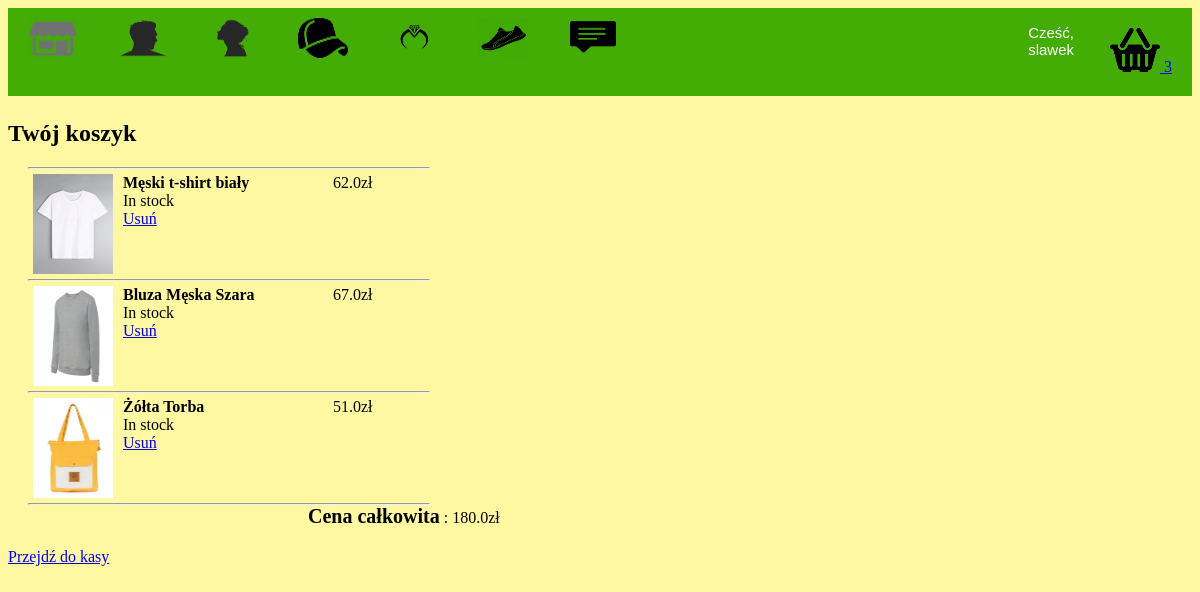
The app's page /koszyk (signed in) with its own data.
### tables this page shows
CREATE TABLE users 
		(userId INTEGER PRIMARY KEY, 
		password TEXT,
		email TEXT,
		firstName TEXT,
		lastName TEXT,
		address1 TEXT,
		address2 TEXT,
		zipcode TEXT,
		city TEXT,
		state TEXT,
		country TEXT, 
		phone TEXT
		);

CREATE TABLE products
		(productId INTEGER PRIMARY KEY,
		name TEXT,
		price REAL,
		description TEXT,
		image TEXT,
		stock INTEGER,
		categoryId INTEGER,
		FOREIGN KEY(categoryId) REFERENCES categories(categoryId)
		);

### app.py (the view)
@app.route("/koszyk")
def koszyk():
    if 'email' not in session:
        return redirect(url_for('loginForm'))
    loggedIn, firstName, noOfItems = getLoginDetails()
    email = session['email']
    with sqlite3.connect('database.db') as conn:
        cur = conn.cursor()
        cur.execute("SELECT userId FROM users WHERE email = ?", (email, ))
        userId = cur.fetchone()[0]
        cur.execute("SELECT products.productId, products.name, products.price, products.image FROM products, kart WHERE products.productId = kart.productId AND kart.userId = ?", (userId, ))
        products = cur.fetchall()
    totalPrice = 0
    for row in products:
        totalPrice += row[2]
    return render_template("koszyk.html", products = products, totalPrice=totalPrice, loggedIn=loggedIn, firstName=firstName, noOfItems=noOfItems)

### app.py (called while the page is built)
def getLoginDetails():
    with sqlite3.connect('database.db') as conn:
        cur = conn.cursor()
        if 'email' not in session:
            loggedIn = False
            firstName = ''
            noOfItems = 0
        else:
            loggedIn = True
            cur.execute("SELECT userId, firstName FROM users WHERE email = ?", (session['email'], ))
            userId, firstName = cur.fetchone()
            cur.execute("SELECT count(productId) FROM kart WHERE userId = ?", (userId, ))
            noOfItems = cur.fetchone()[0]
    conn.close()
    return (loggedIn, firstName, noOfItems)

### templates/koszyk.html (shortened to what this page needs)
<!DOCTYPE HTML>
<html>
<head>
<link rel="stylesheet" href={{url_for('static', filename='css/koszyk.css')}} />
<link rel="stylesheet" href={{url_for('static', filename='css/topStyle.css') }} />
</head>
<body>
<div id="title">
	<a href="/">
	<img id="logo" src= {{ url_for('static', filename='images/logo.png') }} />
	</a>
	<a href="/displayCategory?categoryId=1">
		<img id="mężczyzna" src= {{ url_for('static', filename='images/mężczyzna.png') }} />
	</a>
	<a href="/displayCategory?categoryId=2">
		<img id="kobieta" src= {{ url_for('static', filename='images/kobieta.png') }} />
	</a>
	<a href="/displayCategory?categoryId=3">
		<img id="akcesoria" src= {{ url_for('static', filename='images/akcesoria.png') }} />
	</a>
	<a href="/displayCategory?categoryId=4">
		<img id="biżuteria" src= {{ url_for('static', filename='images/biżuteria.png') }} />
	</a>
	<a href="/displayCategory?categoryId=5">
		<img id="buty" src= {{ url_for('static', filename='images/buty.png') }} />
	</a>
	<a href="/show">
		<img id="koment" src= {{ url_for('static', filename='images/koment.png') }} />
	 </a>
	<div id="kart">
		<a class="link" href="/koszyk">
		<img src={{url_for('static', filename='images/koszyk_zakupowy.png')}} id="koszykIcon" />
		{{noOfItems}}
		</a>
	</div>
	{% if not loggedIn %}
	<div id="signInButton">
		<a class="link" href="/loginForm">Zaloguj się</a>
	</div>
	{% else %}
	<div class="dropdown">
		<button class="dropbtn">Cześć, <br>{{firstName}}</button>
	</div>
	{% endif %}
</div>
<div id="koszykItems">
	<h2>Twój koszyk</h2>
	<div id="tableItems">
		{% for row in products %}
		<div>
			<hr id="seperator">
			<div id="itemImage">
				<img src={{url_for('static', filename='uploads/'+row[3])}} id="image"/>
			</div>
			<div id="itemName">
				<span id="itemNameTag">{{row[1]}}</span><br>
				In stock<br>
				<a href="/removeFromkoszyk?productId={{row[0]}}">Usuń</a>
			</div>
			<div id="itemPrice">
				{{row[2]}}zł
			</div>
		</div>
		{% endfor %}
		<hr id="seperator">
		<div id="total">
			<span id="subtotal">Cena całkowita</span> : {{totalPrice}}zł
		</div>
	</div>
</div>
<a href="/checkout">Przejdź do kasy</a>
</body>
</html>

### static/css/koszyk.css (style rules this page uses)
#tableItems { margin-left: 20px; margin-right: 20px; margin-top: 20px; margin-bottom: 20px; }
#itemImage { margin-left: 5px; margin-right: 5px; margin-top: 5px; margin-bottom: 5px; height: 100px; float: left; }
#itemName { margin-left: 5px; margin-right: 5px; margin-top: 5px; margin-bottom: 5px; height: 100px; width: 200px; float: left; }
#itemPrice { margin-left: 5px; margin-right: 5px; margin-top: 5px; margin-bottom: 5px; height: 100px; display: inline-block; }
#image { height: 100px; width: 80px; }
#seperator { margin: 0px; max-width: 400px; }
#total { padding-left: 280px; }
#itemNameTag { font-weight: bold; }
#subtotal { font-weight: bold; font-size: 20px; }

### static/css/topStyle.css (style rules this page uses)
body { background-color: rgba(255, 247, 137, 0.781); }
#logo { height: 40px; width: 50px; margin-left: 20px; margin-top: 10px; margin-bottom: 10px; margin-right: 20px; float: left; }
#mężczyzna { height: 40px; width: 50px; margin-left: 20px; margin-top: 10px; margin-bottom: 10px; margin-right: 20px; float: left; }
#kobieta { height: 40px; width: 50px; margin-left: 20px; margin-top: 10px; margin-bottom: 10px; margin-right: 20px; float: left; }
#akcesoria { height: 40px; width: 50px; margin-left: 20px; margin-top: 10px; margin-bottom: 10px; margin-right: 20px; float: left; }
#biżuteria { height: 40px; width: 50px; margin-left: 20px; margin-top: 10px; margin-bottom: 10px; margin-right: 20px; float: left; }
#buty { height: 40px; width: 50px; margin-left: 20px; margin-top: 10px; margin-bottom: 10px; margin-right: 20px; float: left; }
#koment { height: 40px; width: 50px; margin-left: 20px; margin-top: 10px; margin-bottom: 10px; margin-right: 20px; float: left; }
#title { background-color: rgb(67, 173, 6); display: inline-block; width: 100%; }
.dropbtn { background-color: rgb(67, 173, 6); color: white; padding: 16px; font-size: 15px; border: none; cursor: pointer; }
.dropdown { position: relative; float: right; }
#kart { color: white; margin-top: 20px; margin-bottom: 20px; margin-left: 20px; margin-right: 20px; float: right; }

### records on screen
users: firstName "slawek"
products: image (picture), name "Męski t-shirt biały", price "62.0"
products: image (picture), name "Bluza Męska Szara", price "67.0"
products: image (picture), name "Żółta Torba", price "51.0"

### other values on screen
{{ noOfItems }} "3"
{{ totalPrice }} "180.0"
